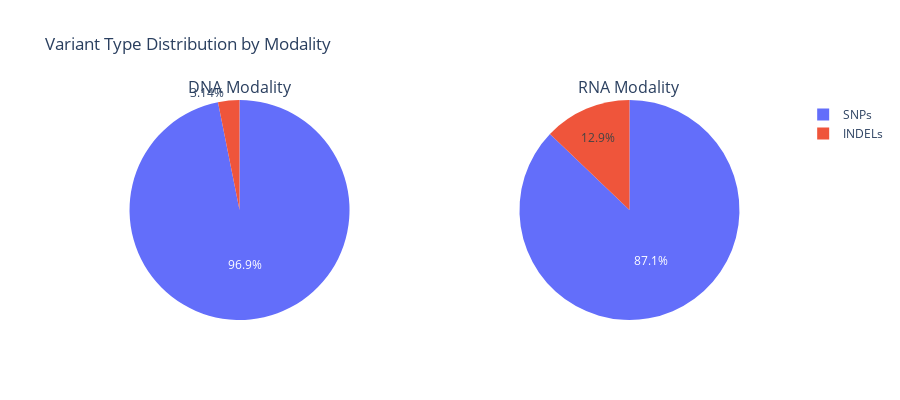

Notebook source saved alongside this figure:
### Markdown cell above
### Plot 3: Variant Type Distribution

### Code cell
visualizer.plot_variant_type_distribution()

### Figure 1 — Plotly figure (JSON) as saved in the notebook; plotly's stock layout.template omitted (floating-point values rounded to 4 significant figures)
{"data": [{"domain": {"x": [0, 0.45], "y": [0, 1]}, "labels": ["SNPs", "INDELs"], "marker": {"colors": ["#636EFA", "#EF553B"]}, "name": "DNA", "type": "pie", "values": [42629, 1381]}, {"domain": {"x": [0.55, 1], "y": [0, 1]}, "labels": ["SNPs", "INDELs"], "marker": {"colors": ["#636EFA", "#EF553B"]}, "name": "RNA", "type": "pie", "values": [19864, 2931]}], "layout": {"annotations": [{"font": {"size": 16}, "showarrow": false, "text": "DNA Modality", "x": 0.225, "xanchor": "center", "xref": "paper", "y": 1, "yanchor": "bottom", "yref": "paper"}, {"font": {"size": 16}, "showarrow": false, "text": "RNA Modality", "x": 0.775, "xanchor": "center", "xref": "paper", "y": 1, "yanchor": "bottom", "yref": "paper"}], "height": 400, "title": {"text": "Variant Type Distribution by Modality"}}}
